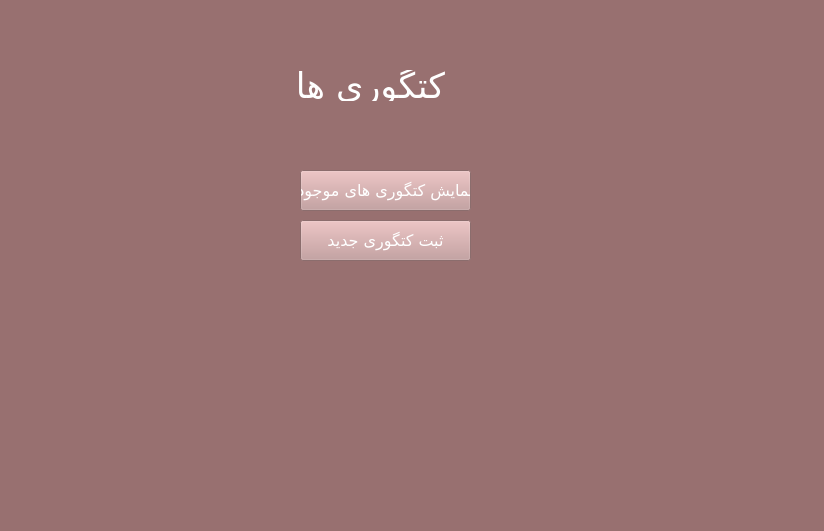
<?xml version="1.0" encoding="UTF-8"?>
<ui version="4.0">
 <class>Form</class>
 <widget class="QWidget" name="Form">
  <property name="geometry">
   <rect>
    <x>0</x>
    <y>0</y>
    <width>824</width>
    <height>531</height>
   </rect>
  </property>
  <property name="windowTitle">
   <string>Form</string>
  </property>
  <property name="styleSheet">
   <string notr="true">background-color: rgb(152, 112, 112);</string>
  </property>
  <widget class="QLabel" name="label">
   <property name="geometry">
    <rect>
     <x>290</x>
     <y>70</y>
     <width>161</width>
     <height>31</height>
    </rect>
   </property>
   <property name="font">
    <font>
     <family>B Lotus</family>
     <pointsize>26</pointsize>
    </font>
   </property>
   <property name="styleSheet">
    <string notr="true">color: rgb(255, 255, 255);</string>
   </property>
   <property name="text">
    <string>کتگوری ها</string>
   </property>
   <property name="alignment">
    <set>Qt::AlignCenter</set>
   </property>
  </widget>
  <widget class="QPushButton" name="showcat">
   <property name="geometry">
    <rect>
     <x>300</x>
     <y>170</y>
     <width>171</width>
     <height>41</height>
    </rect>
   </property>
   <property name="font">
    <font>
     <family>B Lotus</family>
     <pointsize>12</pointsize>
    </font>
   </property>
   <property name="styleSheet">
    <string notr="true">color: rgb(255, 255, 255);
background-color: rgb(195, 152, 152);</string>
   </property>
   <property name="text">
    <string>نمایش کتگوری های موجود</string>
   </property>
  </widget>
  <widget class="QPushButton" name="addnew">
   <property name="geometry">
    <rect>
     <x>300</x>
     <y>220</y>
     <width>171</width>
     <height>41</height>
    </rect>
   </property>
   <property name="font">
    <font>
     <family>B Lotus</family>
     <pointsize>12</pointsize>
    </font>
   </property>
   <property name="styleSheet">
    <string notr="true">color: rgb(255, 255, 255);
background-color: rgb(195, 152, 152);</string>
   </property>
   <property name="text">
    <string>ثبت کتگوری جدید</string>
   </property>
  </widget>
 </widget>
 <resources/>
 <connections/>
</ui>
